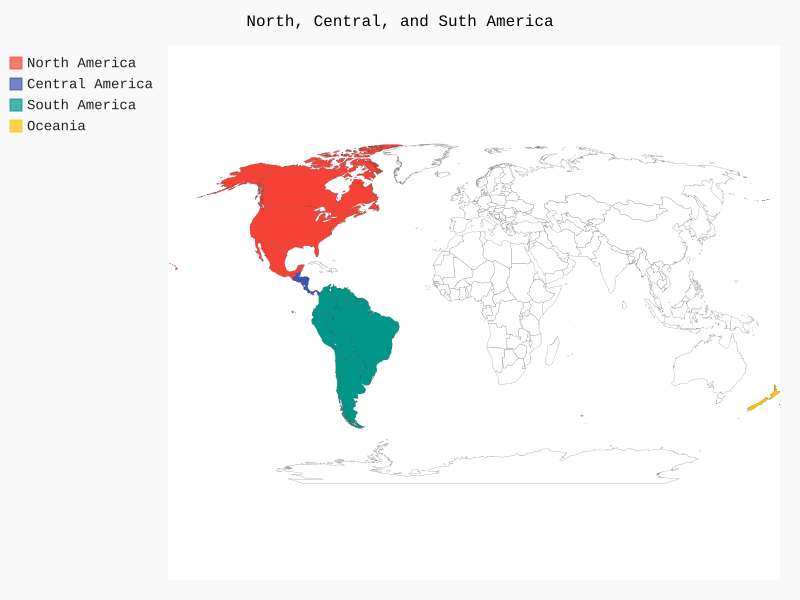

Generate this figure with Python:
import pygal

wm = pygal.maps.world.World()

wm.title = 'North, Central, and Suth America'

wm.add('North America', ['ca', 'mx', 'us'])
wm.add('Central America', ['bz', 'cr', 'gt', 'hn', 'ni', 'pa', 'sv'])
wm.add('South America', ['ar', 'bo', 'br', 'cl', 'co', 'ec', 'gf', 'gy', 'pe', 'py', 'sr', 'uy', 've'])
wm.add('Oceania', ['nz'])

wm.render_to_file('americas.svg')
